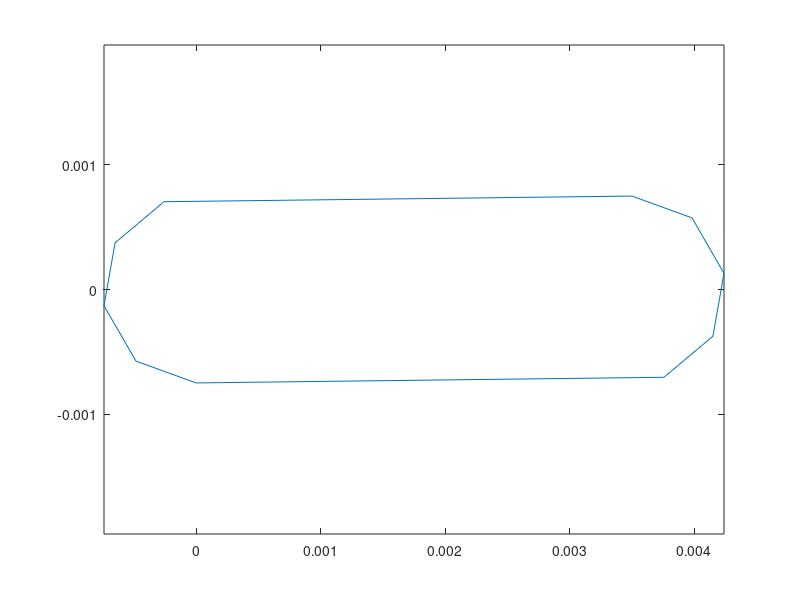

This figure's MATLAB source: (Note: this script raises an error after producing the figure.)

%This script generates a cylindrical "z" gradient coil for a halbach i.e.
%the cylinder rotated for 90deg
%% modified version
% this script is a combination of generate_halbach_gradient_system from the CoilGen repository and Linear_GradientCoil from the OSII repository
%%

clc; clear all;
addpath(genpath('../CoilGen/')); % add the path to the CoilGen repository

tikonov_factor=6000;
num_levels=25;  % the number of potential steps that determines the later number of windings (Stream function discretization)
cut_width=0.01; % the width for the interconnections are interconnected; in meter
normal_shift=0.001; % the length for which overlapping return paths will be shifted along the surface normals; in meter
min_loop_signifcance=2; % the minimal significance of a loop to be considered in the optimization

normal_shift_smooth_factors=[3 3 3];

%% from OSII project
circular_resolution=10; % points on circle for conductor

conductor_radius= 0.0015/2;
groove_depth = 0.005;       % in m


ratio_depth_width = (groove_depth-2*conductor_radius)/conductor_radius;

cross_sectional_points = -[sin(0:(2*pi)/(circular_resolution-1):pi),-ratio_depth_width+sin(pi:(2*pi)/(circular_resolution-1):2*pi); cos(0:(2*pi)/(circular_resolution-1):pi),cos(pi:(2*pi)/(circular_resolution-1):2*pi)];
cross_sectional_points = [cross_sectional_points cross_sectional_points(:,1)];
cross_sectional_points=cross_sectional_points.*repmat(conductor_radius,[2 1]);


cylinder_heigth = 0.2-0.01;

cylinder_thickness = 0.004;
 
cylinder_radius = 0.071175-(cylinder_thickness)+0.001+groove_depth/2; % in m ( limited by shimming structure radius 71.175, removing from that the thickness of the groove holder, adding 0.5mm for offset from wall, and adding the fact that crossection is sweepeed around center of crossection)
figure
plot(cross_sectional_points(1,:),cross_sectional_points(2,:))
axis equal

%% Run the algorithm
%try
zParams = struct(...
    'field_shape_function','z',... % definition of the target field
    'coil_mesh_file','create cylinder mesh', ...
    'cylinder_mesh_parameter_list',[cylinder_heigth cylinder_radius 92 42 0 1 0 pi/2],... % cylinder_height[in m], cylinder_radius[in m], num_circular_divisions,  num_longitudinal_divisions, rotation_vector: x,y,z, and  rotation_angle [radian]
    'surface_is_cylinder_flag',true, ...
    'min_loop_signifcance',min_loop_signifcance,...
    'skip_normal_shift',false,...
    'target_region_radius',0.04,...  % in meter
    'levels',num_levels, ... % the number of potential steps that determines the later number of windings (Stream function discretization)
    'pot_offset_factor',0.5, ... % a potential offset value for the minimal and maximal contour potential ; must be between 0 and 1
    'interconnection_cut_width',cut_width, ... % the width for the interconnections are interconnected; in meter    'conductor_cross_section_width',pcb_width,... %width of the generated pcb tracks 
    'normal_shift_length',normal_shift, ... % the length for which overlapping return paths will be shifted along the surface normals; in meter
    'skip_postprocessing',false,...
    'skip_inductance_calculation',true,...
    'make_cylndrical_pcb',false,...
    'cross_sectional_points',cross_sectional_points,...    
    'normal_shift_smooth_factors',normal_shift_smooth_factors,...    %'smooth_flag',true,...    %'smooth_factor',2,...
    'save_stl_flag',true,...
    'tikonov_reg_factor',tikonov_factor); %Tikonov regularization factor for the SF optimization

yParams = zParams;
yParams.field_shape_function = 'y';
yParams.cylinder_mesh_parameter_list=[cylinder_heigth cylinder_radius-cylinder_thickness 92 42 0 1 0 pi/2];

xParams = zParams;
xParams.field_shape_function = 'x';
xParams.cylinder_mesh_parameter_list=[cylinder_heigth cylinder_radius-2*cylinder_thickness 92 42 0 1 0 pi/2];



%coil_x.out=CoilGen(xParams);

%coil_y.out=CoilGen(yParams);

coil_z.out=CoilGen(zParams);
%%save('Parameters.mat')
%% Plot results
close all;

coil_name='Coil';

coils_to_plot=coil_z;

% if ispc
% addpath(strcat(pwd,'\','plotting'));
% else
% addpath(strcat(pwd,'/','plotting'));
% end
%Chose a even leveled solution for plotting
%solutions_to_plot=find(arrayfun(@(x) ~isempty(coils_to_plot),1:numel(coil_layouts)));
single_ind_to_plot= find_even_leveled_solution(coils_to_plot);
plot_error_different_solutions(coils_to_plot,single_ind_to_plot,coil_name);
plot_2D_contours_with_sf(coils_to_plot,single_ind_to_plot,coil_name);
plot_3D_sf(coils_to_plot,single_ind_to_plot,coil_name);
plot_groups_and_interconnections(coils_to_plot,single_ind_to_plot,coil_name);
plot_coil_parameters(coils_to_plot,coil_name);
plot_coil_track_with_resulting_bfield(coils_to_plot,single_ind_to_plot,coil_name);
plot_various_error_metrics(coils_to_plot,single_ind_to_plot,coil_name);
plot_resulting_gradient(coils_to_plot,single_ind_to_plot,coil_name);

plot_pcb_layouts(coils_to_plot,single_ind_to_plot,coil_name);

%rmpath('plotting');

